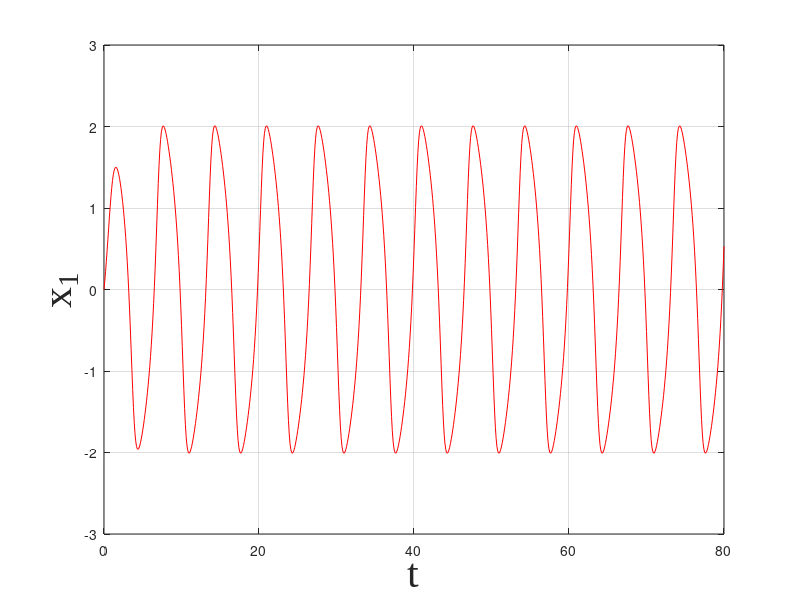
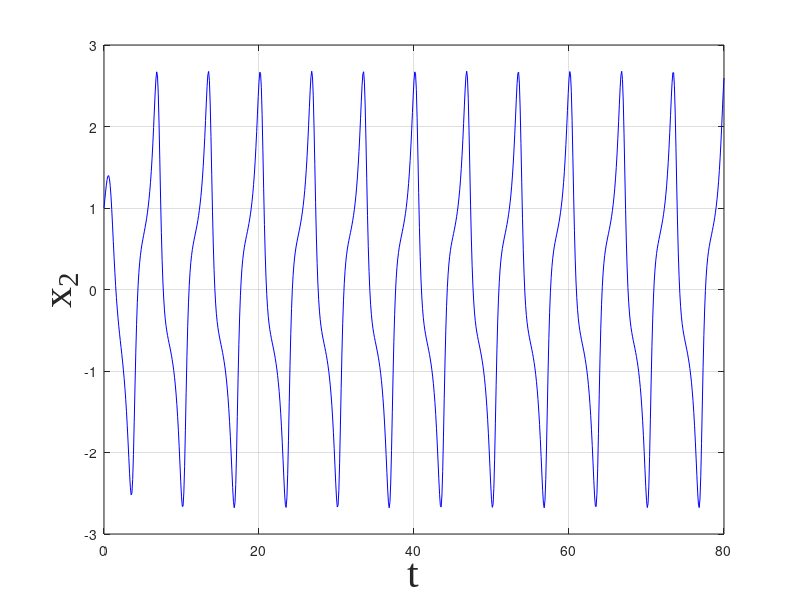
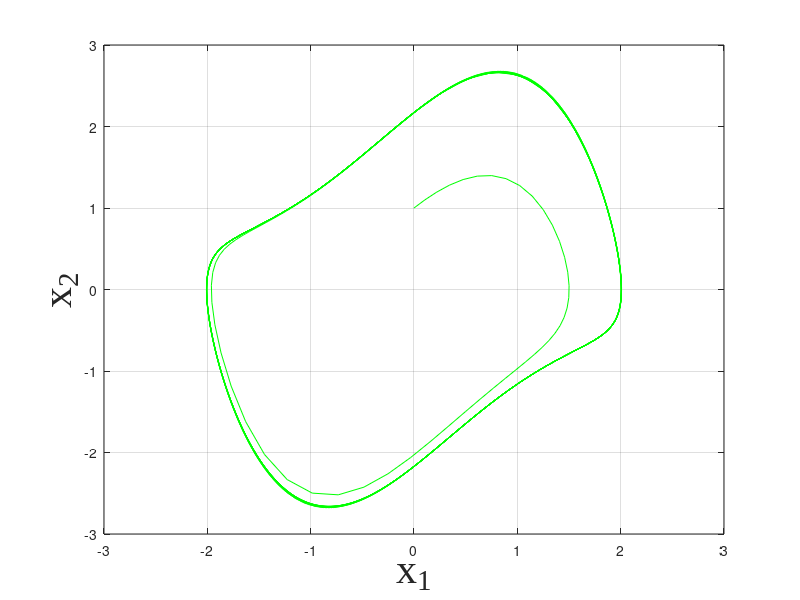

MATLAB code for these plots, in order:
function exercise_2()
clearvars


global dt myu
t0 = 0; %初期時刻
te = 80; %終端時刻
dt = 0.1; %刻み幅

% 被積分関数:x''-myu(1-x^2)x'+x=0 %
myu = 1.0;
x = [0;1]; %初期値x(0) = [x(0)(初期位置);dx/dt(0)(初速度)] = [x1(0);x2(0)]
t = t0;

result = [t,x.']; %時刻tとxの解を格納する箱の用意．「.'」で転置を表す．

for i = 2:1:(te-t0)/dt+1 %(2行目から格納するため):(個数だから):(+1を忘れない)
    x = runge_kutta(@func1,x,t); %関数に関数を渡すときは関数ハンドルを使う＝"@"を関数の前につける．
    t = t + dt;
    result(i,:) = [t,x.'];
end

figure(1)
hold on;
num_1 = plot(result(:,1),result(:,2),"r");
box on;
grid on;
xlabel('t','FontSize',30,'FontName','Times New Roman')
ylabel('x_1','FontSize',30,'FontName','Times New Roman')

figure(2)
hold on;
num_2 = plot(result(:,1),result(:,3),"b");
box on;
grid on;
xlabel('t','FontSize',30,'FontName','Times New Roman')  
ylabel('x_2','FontSize',30,'FontName','Times New Roman')

figure(3)
hold on;
num_3 = plot(result(:,2),result(:,3),"g");
box on;
grid on;
xlabel('x_1','FontSize',30,'FontName','Times New Roman')
ylabel('x_2','FontSize',30,'FontName','Times New Roman')
end

function dx = func1(x,t)
global myu
x_1 = x(1);
x_2 = x(2);
    dx = [x_2;myu*(1-x_1^2)*x_2-x_1];
end

function [next_x]  = runge_kutta(f,x,t)
global dt;
k1 = f(x,t);
k2 = f(x+k1*dt/2,t+dt/2);
k3 = f(x+k2*dt/2,t+dt/2);
k4 = f(x+k3*dt,t+dt);
next_x = x + (k1 + 2*(k2+k3) + k4)*dt/6;
end
